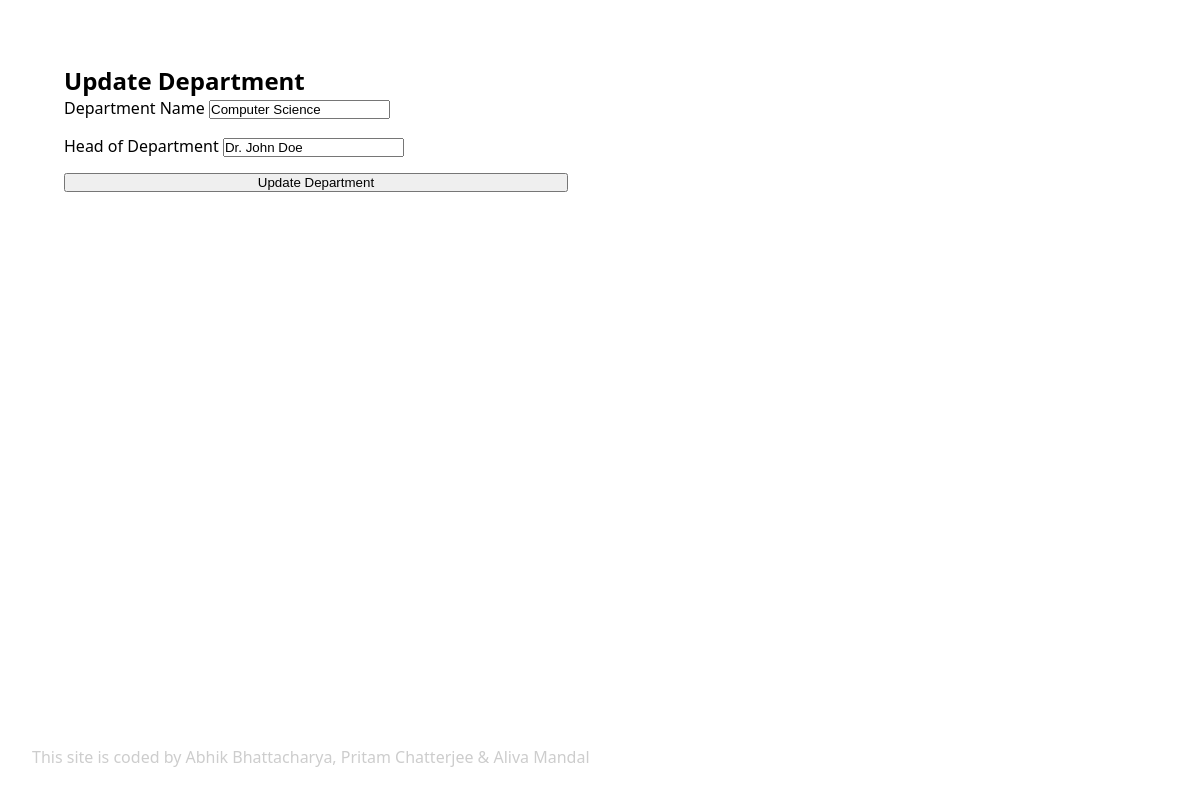
/departments/update/1/, run on the app's committed database.
### flask_server/university/models.py (models this page shows, shortened)
class Department(db.Model):
    __tablename__ = 'departments'
    department_id = db.Column(db.Integer, primary_key=True, autoincrement=True)
    department_name = db.Column(db.String(255), unique=True, nullable=False)
    head_of_department = db.Column(db.String(255), nullable=False)
    password = db.Column(db.String(255), nullable=True)  # <-- New column added
    students = relationship('Student', back_populates='department', lazy='dynamic')
    faculty = relationship('Faculty', back_populates='department', lazy='dynamic')
    courses = relationship('Course', back_populates='department', lazy='dynamic')

### flask_server/university/routes.py (the view)
@app.route("/departments/update/<int:id>/", methods=['POST', 'GET'])
def departments_update(id):
    department = Department.query.get(id)
    if request.method == 'POST':
        department.department_name = request.form['department_name']
        department.head_of_department = request.form['head_of_department']
        db.session.commit()
        return redirect(url_for('departments'))
    return render_template('department_update.html', department=department)

### flask_server/templates/dashboards/department_update.html (shortened to what this page needs)
<!DOCTYPE html>
<html lang="en">
  <head>
  </head>
  <body>
    <section>
      <h2>Update Department</h2>
      <form action="{{ url_for('departments_update', id=department.department_id) }}" method="post">
        <div>
          <label for="department_name">Department Name</label>
          <input type="text" name="department_name" placeholder="Department Name" value="{{ department.department_name }}" required />
        </div>
        <div>
          <label for="head_of_department">Head of Department</label>
          <input type="text" name="head_of_department" placeholder="Head of Department" value="{{ department.head_of_department }}" required />
        </div>
        <button type="submit">Update Department</button>
      </form>
    </section>
    <footer>This site is coded by Abhik Bhattacharya, Pritam Chatterjee & Aliva Mandal</footer>
  </body>
</html>

### flask_server/templates/dashboards/department_update.html (style rules this page uses)
* { box-sizing: border-box; padding: 0; margin: 0; }
body { padding: 2em; display: flex; flex-direction: column; min-height: 100vh; gap: 48px; font-family: system-ui, -apple-system, BlinkMacSystemFont, 'Segoe UI', Roboto, Oxygen, Ubuntu, Cantarell, 'Open Sans', 'Helvetica Neue', sans-serif; }
section { padding: 2em; width: 50%; }
form { display: flex; flex-direction: column; gap: 1em; }
footer { margin-top: auto; color: rgb(205, 205, 205); }

### data on the page
Department: department_name "Computer Science", head_of_department "Dr. John Doe"
